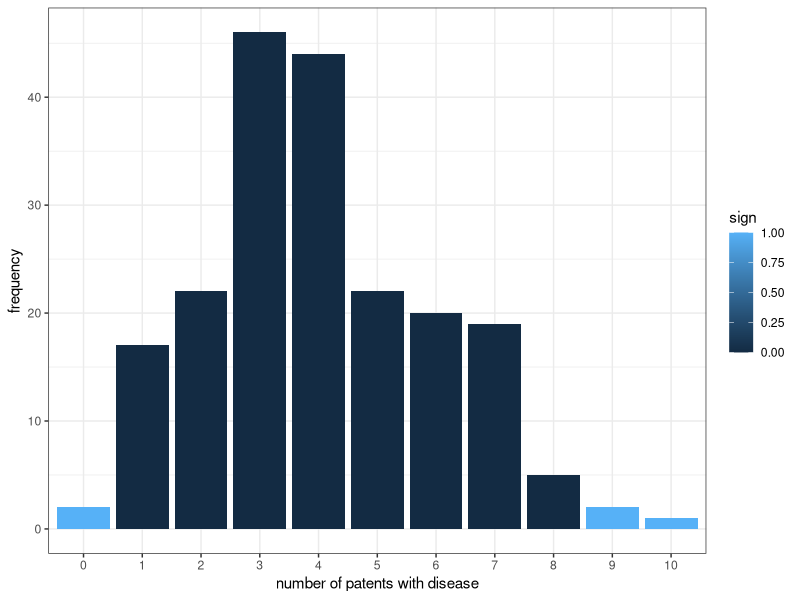

Reproduce this figure in R.
## ---- chunk 1
#For known parameters (n=100, p=0.04), he calculates the the chances of getting the 9 individuals that indeed suffered from the disease. 
n = 100 # number of test persons
p = 0.04 # Known prevalence of the disease in the general population
dbinom(x=9, size=n, prob=p)
## ---- chunk 2
#H0 is true: disease prevalence = 4%
library(tidyverse)
set.seed(33)

data <- table(rbinom(n=200,size=100,prob=0.04)) %>%
  data.frame() %>%
  mutate(number = as.numeric(as.character(Var1))) %>%
  mutate(sign = ifelse((number>8)|(number<1), 1,0))

data %>%
  ggplot(aes(Var1,Freq, fill=sign)) +
  geom_col()+
  theme_bw()+
  labs(x="number of patents with disease",y="frequency")

